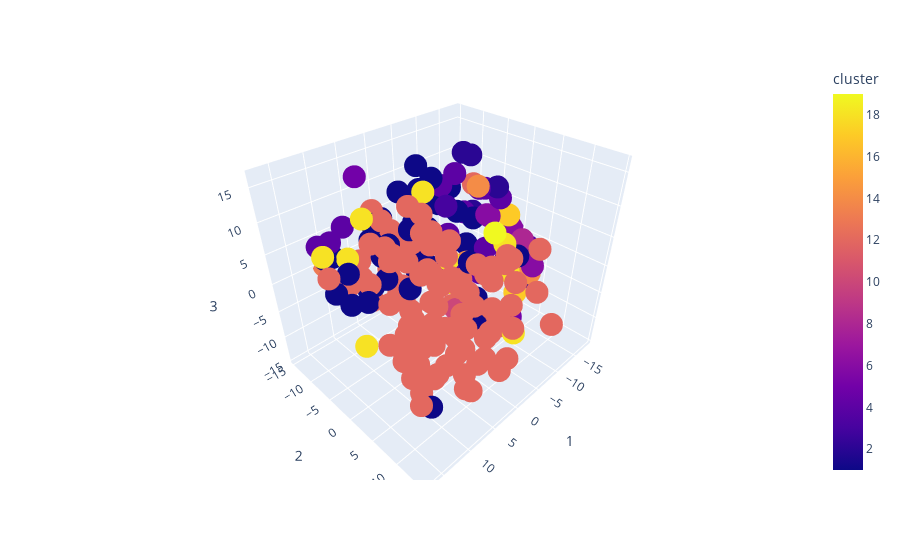

Notebook code cell kept with this figure:
### Code cell
fig = px.scatter_3d(user_embedded_df.sample(200), x='1', y='2', z='3', color='cluster')
fig.show()

### Figure 1 — Plotly figure (JSON) as saved in the notebook; plotly's stock layout.template omitted (floating-point values rounded to 4 significant figures; data arrays with more than 128 entries replaced by an {"elided": "..."} marker saying what was removed)
{"data": [{"hovertemplate": "1=%{x}<br>2=%{y}<br>3=%{z}<br>cluster=%{marker.color}<extra></extra>", "legendgroup": "", "marker": {"color": {"elided": "200 int values"}, "coloraxis": "coloraxis", "symbol": "circle"}, "mode": "markers", "name": "", "scene": "scene", "showlegend": false, "type": "scatter3d", "x": {"elided": "200 float values"}, "y": {"elided": "200 float values"}, "z": {"elided": "200 float values"}}], "layout": {"coloraxis": {"colorbar": {"title": {"text": "cluster"}}, "colorscale": [[0, "#0d0887"], [0.1111, "#46039f"], [0.2222, "#7201a8"], [0.3333, "#9c179e"], [0.4444, "#bd3786"], [0.5556, "#d8576b"], [0.6667, "#ed7953"], [0.7778, "#fb9f3a"], [0.8889, "#fdca26"], [1, "#f0f921"]]}, "legend": {"tracegroupgap": 0}, "margin": {"t": 60}, "scene": {"domain": {"x": [0, 1], "y": [0, 1]}, "xaxis": {"title": {"text": "1"}}, "yaxis": {"title": {"text": "2"}}, "zaxis": {"title": {"text": "3"}}}}}
